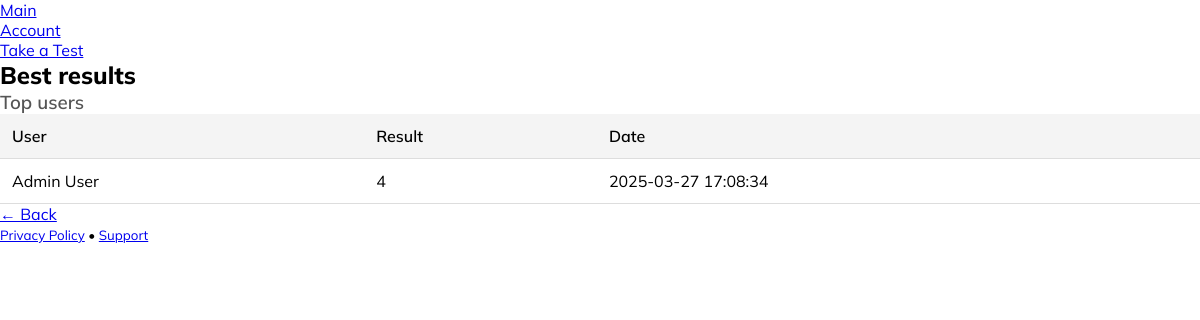
The page /leaderboard on the database as committed earlier.
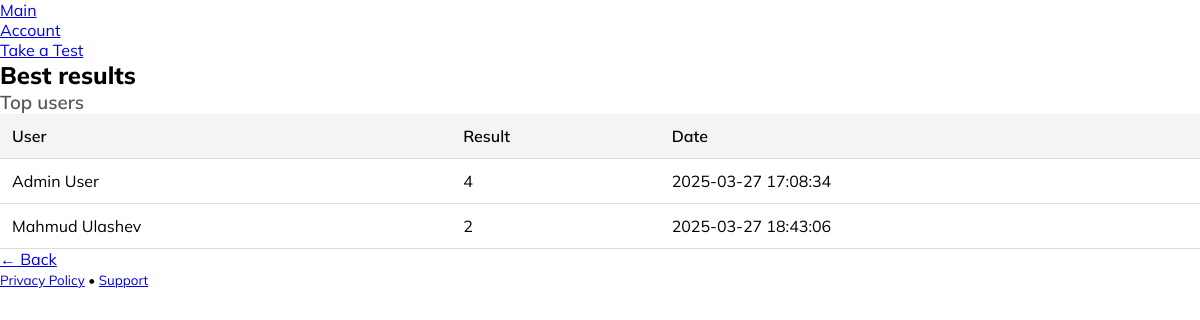
The same page on the database as committed later.
### tables this page shows
CREATE TABLE results (
    id INTEGER PRIMARY KEY AUTOINCREMENT,
    user_id INTEGER NOT NULL,
    ball INTEGER NOT NULL,
    test_date TEXT NOT NULL,
    FOREIGN KEY (user_id) REFERENCES users(id)
);

CREATE TABLE users (
    id INTEGER PRIMARY KEY AUTOINCREMENT,
    first_name TEXT NOT NULL,
    last_name TEXT NOT NULL,
    username TEXT UNIQUE NOT NULL,
    password TEXT NOT NULL,
    is_admin INTEGER DEFAULT 0
);

### app.py (the view)
@app.route("/leaderboard")
def leaderboard():
    conn = conn_databaza()
    cursor = conn.cursor()
    cursor.execute("""
        SELECT users.first_name, users.last_name, results.ball, results.test_date
        FROM results
        JOIN users ON results.user_id = users.id
        ORDER BY results.ball DESC, results.test_date ASC
    """)
    leaders = cursor.fetchall()
    conn.close()
    return render_template("leaderboard.html", leaders=leaders)

### app.py (called while the page is built)
def conn_databaza():
    conn = sqlite3.connect("users.db")
    conn.row_factory = sqlite3.Row
    return conn

### templates/leaderboard.html (shortened to what this page needs)
<!DOCTYPE html>
<html lang="en">
<head>
    <link rel="stylesheet" href="https://cdn.jsdelivr.net/npm/@picocss/pico@1/css/pico.min.css">
    <link rel="stylesheet" href="/static/leaderboard.css">
</head>
<body>
    <nav class="container">
        <ul>
            <li><a href="/">Main</a></li>
        </ul>
        <ul>
            <li><a href="/profile">Account</a></li>
            <li><a href="/test-cover">Take a Test</a></li>
        </ul>
    </nav>
    <main class="container">
        <section>
            <hgroup>
                <h2>Best results</h2>
                <h3>Top users</h3>
            </hgroup>
            <table>
                <thead>
                    <tr>
                        <th>User</th>
                        <th>Result</th>
                        <th>Date</th>
                    </tr>
                </thead>
                <tbody>
                    {% for leader in leaders %}
                    <tr>
                        <td>{{ leader["first_name"] }} {{ leader["last_name"] }}</td>
                        <td>{{ leader["ball"] }}</td>
                        <td>{{ leader["test_date"] }}</td>
                    </tr>
                    {% endfor %}
                </tbody>
            </table>
            <a href="/" role="button">← Back</a>
        </section>
    </main>
    <footer class="container">
        <small><a href="#">Privacy Policy</a> • <a href="#">Support</a></small>
    </footer>
</body>
</html>

### static/leaderboard.css (style rules this page uses)
*, html { margin: 0; padding: 0; box-sizing: border-box; }
.container { max-width: 1200px; margin: 0 auto; }
body { font-family: 'Mulish', sans-serif; }
main { margin-top: 30px; }
hgroup h2 { font-weight: 800; }
hgroup h3 { font-weight: 600; color: #555; }
table { width: 100%; border-collapse: collapse; }
table th, table td { padding: 12px; border-bottom: 1px solid #ddd; text-align: left; }
table th { background: #f4f4f4; font-weight: 600; color: black; }

Rows that differ between the two databases and show on the page:
added results: first_name "Mahmud", last_name "Ulashev", ball "2", test_date "2025-03-27 18:43:06"
